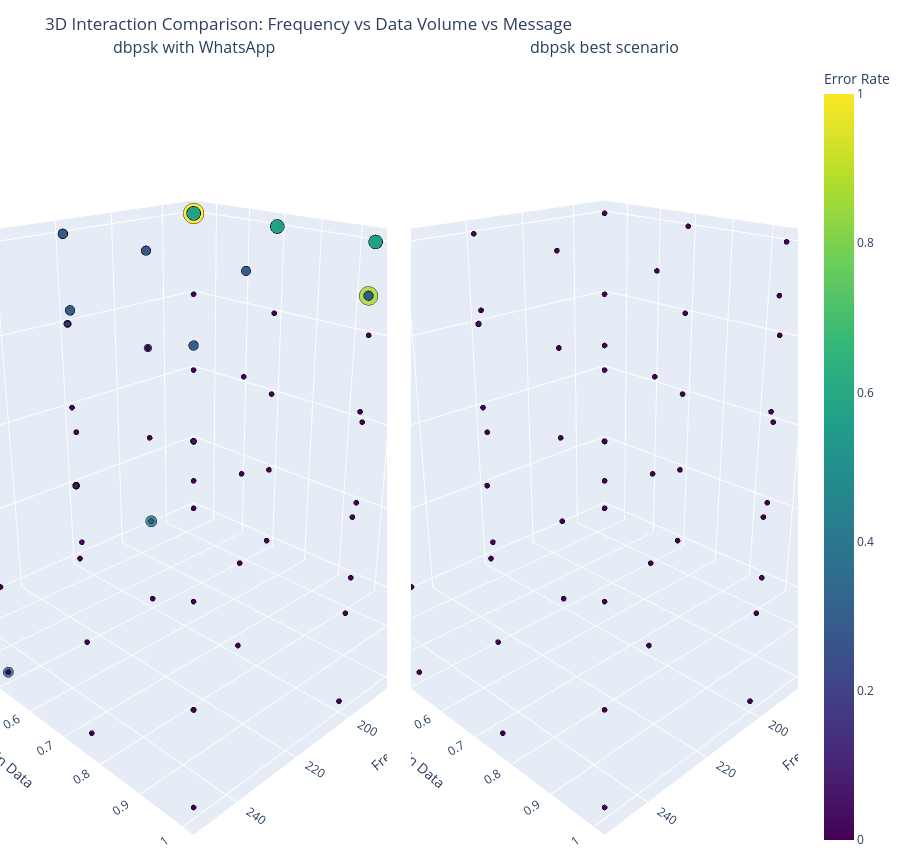

Write notebook code for a chart like this one.
### Markdown cell above
## 3D Interaction: Frequency, Data Volume, and Message (Comparison)
This figure is split into two 3D panels:
- Column A: `csv_path` (actual pipeline output)
- Column B: `no_audio_compression` (best-case reference)
Color and marker size encode `error_rate` (lower is better).

### Code cell
from plot_helpers import plot_3d_interaction_comparison

plot_3d_interaction_comparison(
    df_first,
    df_second,
    label_a=LABEL_FIRST,
    label_b=LABEL_SECOND,
)

### Figure 1 — Plotly figure (JSON) as saved in the notebook; plotly's stock layout.template omitted (floating-point values rounded to 4 significant figures; data arrays with more than 128 entries replaced by an {"elided": "..."} marker saying what was removed)
{"data": [{"customdata": {"elided": "600x3 mixed values"}, "hovertemplate": "Frequency=%{x}<br>Volume Gain Data=%{y:.6f}<br>Message=%{customdata[0]}<br>Error Rate=%{customdata[1]:.4f}<extra></extra>", "marker": {"color": {"elided": "600 float values"}, "coloraxis": "coloraxis", "line": {"color": "black", "width": 0.5}, "opacity": 0.85, "size": {"elided": "600 float values"}}, "mode": "markers", "name": "A", "scene": "scene", "showlegend": false, "type": "scatter3d", "x": {"elided": "600 int values"}, "y": {"elided": "600 float values"}, "z": {"elided": "600 int values"}}, {"customdata": {"elided": "600x3 mixed values"}, "hovertemplate": "Frequency=%{x}<br>Volume Gain Data=%{y:.6f}<br>Message=%{customdata[0]}<br>Error Rate=%{customdata[1]:.4f}<extra></extra>", "marker": {"color": {"elided": "600 float values"}, "coloraxis": "coloraxis", "line": {"color": "black", "width": 0.5}, "opacity": 0.85, "size": {"elided": "600 float values"}}, "mode": "markers", "name": "B", "scene": "scene2", "showlegend": false, "type": "scatter3d", "x": {"elided": "600 int values"}, "y": {"elided": "600 float values"}, "z": {"elided": "600 int values"}}], "layout": {"annotations": [{"font": {"size": 16}, "showarrow": false, "text": "dbpsk with WhatsApp", "x": 0.2425, "xanchor": "center", "xref": "paper", "y": 1, "yanchor": "bottom", "yref": "paper"}, {"font": {"size": 16}, "showarrow": false, "text": "dbpsk best scenario", "x": 0.7575, "xanchor": "center", "xref": "paper", "y": 1, "yanchor": "bottom", "yref": "paper"}], "coloraxis": {"cmax": 1, "cmin": 0, "colorbar": {"title": {"text": "Error Rate"}}, "colorscale": [[0, "#440154"], [0.1111, "#482878"], [0.2222, "#3e4989"], [0.3333, "#31688e"], [0.4444, "#26828e"], [0.5556, "#1f9e89"], [0.6667, "#35b779"], [0.7778, "#6ece58"], [0.8889, "#b5de2b"], [1, "#fde725"]]}, "height": 850, "margin": {"b": 0, "l": 0, "r": 0, "t": 60}, "scene": {"camera": {"eye": {"x": 1.5, "y": 1.5, "z": 0.9}}, "domain": {"x": [0, 0.485], "y": [0, 1]}, "xaxis": {"title": {"text": "Frequency"}}, "yaxis": {"title": {"text": "Volume Gain Data"}}, "zaxis": {"ticktext": ["Hi!", "Hello world, this is a 1234...", "Special symbols: @#$%^&*+=_...", "Line breaks test: First lin...", "Long message: This is a sig..."], "tickvals": [0, 1, 2, 3, 4], "title": {"text": "Message"}}}, "scene2": {"camera": {"eye": {"x": 1.5, "y": 1.5, "z": 0.9}}, "domain": {"x": [0.515, 1], "y": [0, 1]}, "xaxis": {"title": {"text": "Frequency"}}, "yaxis": {"title": {"text": "Volume Gain Data"}}, "zaxis": {"ticktext": ["Hi!", "Hello world, this is a 1234...", "Special symbols: @#$%^&*+=_...", "Line breaks test: First lin...", "Long message: This is a sig..."], "tickvals": [0, 1, 2, 3, 4], "title": {"text": "Message"}}}, "title": {"text": "3D Interaction Comparison: Frequency vs Data Volume vs Message"}}}
